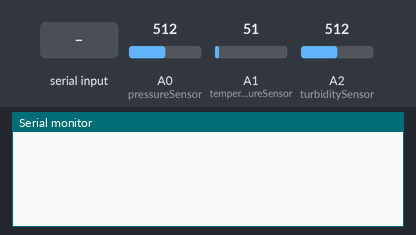
A sketch run on a simulated Arduino Uno, built with avr-gcc and run on an emulated ATmega328P. Parts: the last lines printed to the serial monitor. The test bench sets the inputs (shaded band); at power-on: A1 (temperatureSensor) = 51, A0 (pressureSensor) = 512, A2 (turbiditySensor) = 512.

Above: at 1.2 s.
1.3 s: "sta90\n" received over Serial
At 3.1 s:
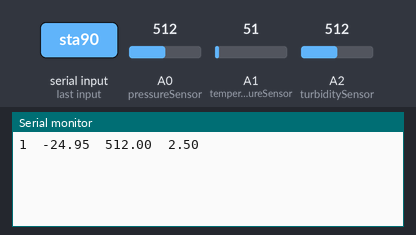
4.3 s: A1 (temperatureSensor) set to 61
At 5.1 s:
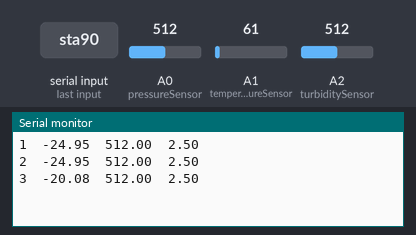
5.8 s: A0 (pressureSensor) set to 716
At 7.0 s:
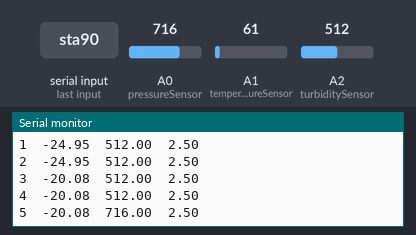
7.3 s: A2 (turbiditySensor) set to 716
At 7.8 s:
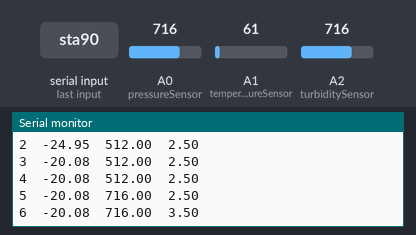
8.8 s: A1 (temperatureSensor) set to 71
At 10.1 s:
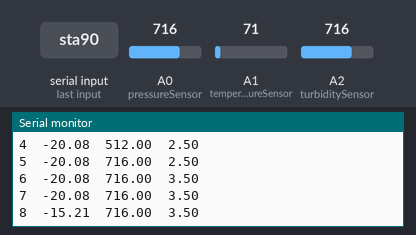
10.3 s: A0 (pressureSensor) set to 900
At 11.1 s:
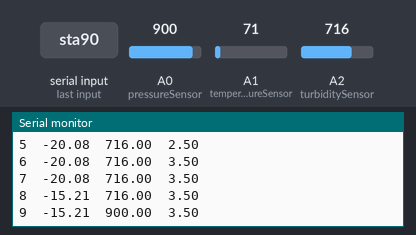
Timing chart, 0 to 12.8 s (numbered marks = the images above; inputs shaded):
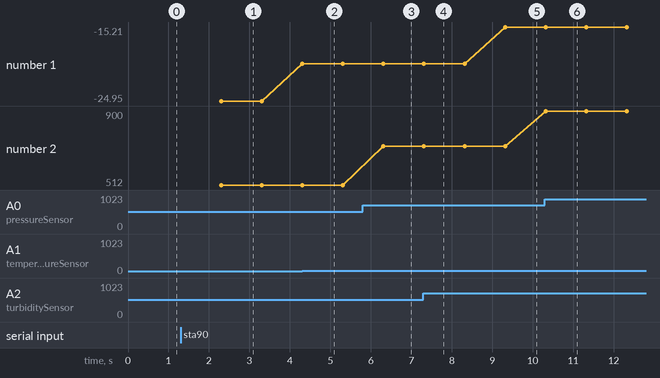

The sketch:

finalArduinoCode.ino
```cpp
// Declare data values and analog input pins
int dtime = 0;
float temperature = 0.00;
const int temperatureSensor = A1;
float pressure = 0.00;
const int pressureSensor = A0;
float turbidity = 0.00;
const int turbiditySensor = A2;

String userInput;
int collectionTime;

void takeData(){
  //Serial.begin(9600);
  //Serial.println("Time (s)\tTemperature (°C)\tPressure\tTurbidity\n");
  while(dtime < collectionTime){
    dtime+=1;
    Serial.print(dtime);
    Serial.print('\t');

    //TODO: Find the temperature converstion
    temperature = (0.4868 * analogRead(temperatureSensor)) - 49.772;
    //temperature = analogRead(temperatureSensor);
    Serial.print(temperature);
    Serial.print('\t');

    pressure = analogRead(pressureSensor);
    Serial.print(pressure);
    Serial.print('\t');
    turbidity = analogRead(turbiditySensor) * (5.0/1024.0);
    Serial.print(turbidity);
    Serial.print('\n');
    delay(1000);
    Serial.flush();
  }
}

void setup() {
  // put your setup code here, to run once:
  Serial.begin(9600);
}

void loop() {
  if(Serial.available()>0){
    userInput = Serial.readString();
    userInput.toLowerCase();
    if(userInput.startsWith("sta")){
      collectionTime = userInput.substring(3).toInt(); // Converts everything after "sta" to an int
      takeData();
      dtime = 0;
    }else if(userInput.startsWith("end")){
      Serial.end();
    }
  }
}//*/
```

Measured:
- after the input at 1.3 s, the serial monitor: prints a new line after 1.0 s (image 1)
- after the input at 4.3 s, the serial monitor: prints a new line at once (image 2)
- after the input at 5.8 s, the serial monitor: prints a new line after 0.51 s (image 3)
- after the input at 7.3 s, the serial monitor: prints a new line at once (image 4)
- after the input at 8.8 s, the serial monitor: prints a new line after 0.52 s (image 5)
- after the input at 10.3 s, the serial monitor: prints a new line at once (image 6)
- plotted number 1: -24.95 → -20.08 after the input at 4.3 s, -20.08 → -15.21 after the input at 8.8 s
- plotted number 2: 512 → 716 after the input at 5.8 s, 716 → 900 after the input at 10.3 s
